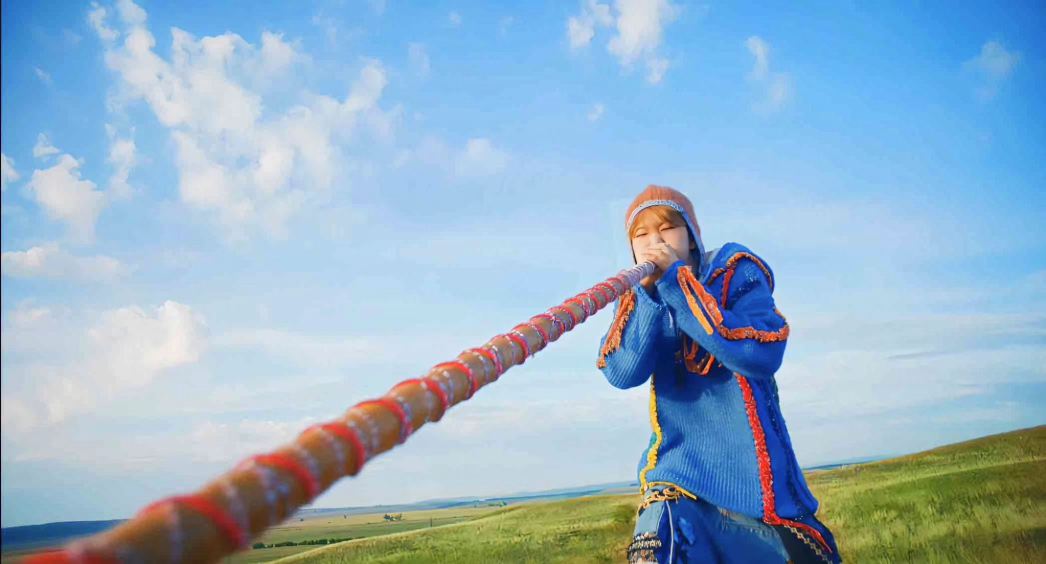
#> input picture OpencvProjects/Recour/hoshi.jpg, 2092 x 1128 px, found by its file name (shown at 1/2 size)
$ python readphoto.py
#> lines starting #> are read from the running program, lines starting #| are printed output that depends on the picture
import cv2
import numpy as np
#import matplotlib.pyplot as plt

def imgshow(name,type):
    cv2.imshow('name'  , type)
    cv2.waitKey(0)
    cv2.destroyAllWindows()


path = 'D:\Opencvfiles\Recour\hoshi.jpg'
path1 = 'D:\Opencvfiles\Recour\svt.jpg'
#读图
img  = cv2.imread(path)
#> img is the input picture: shape (1128, 2092, 3); mean B, G, R 199.6, 177.7, 148.9
img1  = cv2.imread(path1)
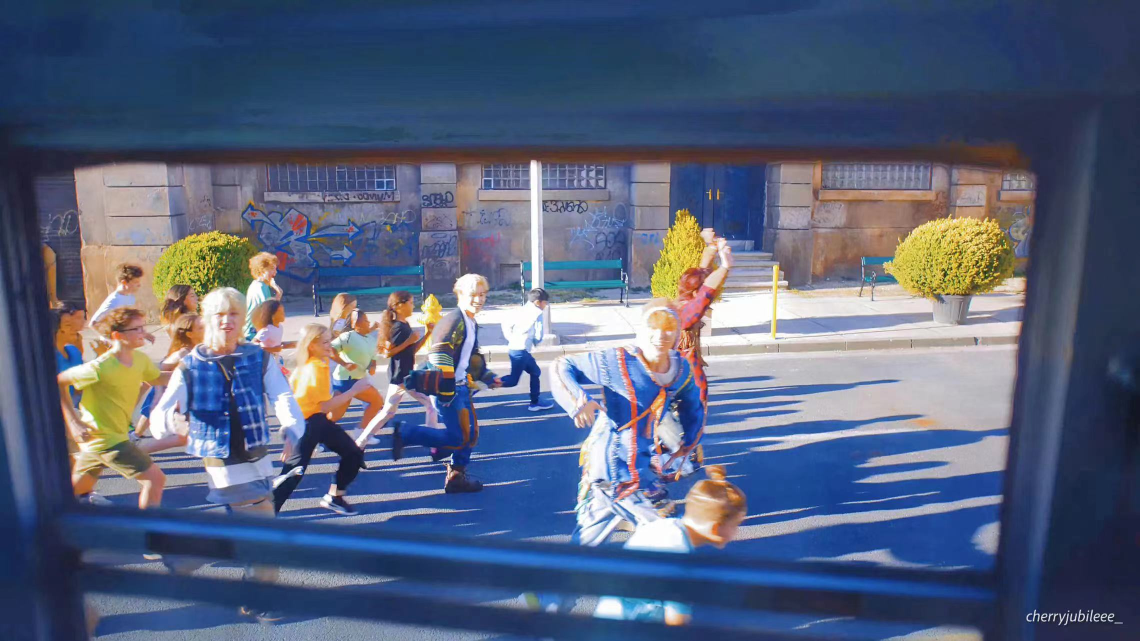
#> input picture OpencvProjects/Recour/svt.jpg, 2280 x 1282 px, found by its file name (shown at 1/2 size)
#> img1 is the input picture: shape (1282, 2280, 3); mean B, G, R 124.6, 98.3, 87.5

k=img1.shape
#> k = (1282, 2280, 3)
m=img.shape
#> m = (1128, 2092, 3)
print(k)
#| (1282, 2280, 3)
print(m)
#| (1128, 2092, 3)

# cv2.imshow('b',img1)
# cv2.imshow('image',img1)
cv2.waitKey(0)
cv2.destroyAllWindows
# [8 lines of commented-out code are left out]
img = cv2.resize(img,(0,0),fx=0.5,fy=0.5)
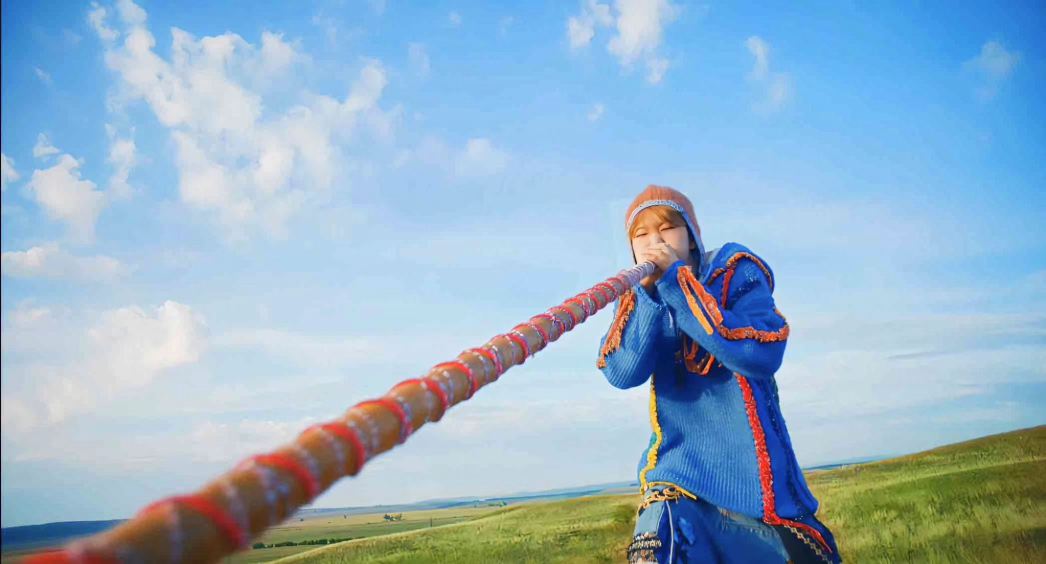
#> img: shape (564, 1046, 3); mean B, G, R 199.7, 177.9, 149
k=img1.shape
m=img.shape
#> m = (564, 1046, 3)
print(k)
#| (1282, 2280, 3)
print(m)
#| (564, 1046, 3)

cv2.imshow('a',img)
cv2.waitKey(0)
cv2.destroyAllWindows
